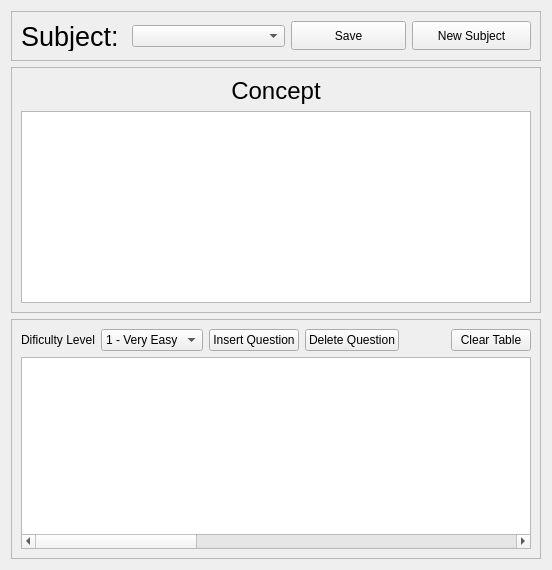
      <widget class="QWidget" name="tab_7">
       <attribute name="title">
        <string>Content</string>
       </attribute>
       <layout class="QGridLayout" name="gridLayout_12">
        <item row="0" column="0">
         <widget class="QFrame" name="frame_10">
          <property name="frameShape">
           <enum>QFrame::StyledPanel</enum>
          </property>
          <property name="frameShadow">
           <enum>QFrame::Raised</enum>
          </property>
          <layout class="QGridLayout" name="gridLayout_13">
           <item row="0" column="3">
            <widget class="QPushButton" name="newSubjButton_2">
             <property name="maximumSize">
              <size>
               <width>119</width>
               <height>29</height>
              </size>
             </property>
             <property name="text">
              <string>New Subject</string>
             </property>
            </widget>
           </item>
           <item row="0" column="1">
            <widget class="QComboBox" name="comboBox_6"/>
           </item>
           <item row="0" column="2">
            <widget class="QPushButton" name="saveSubjButton_2">
             <property name="maximumSize">
              <size>
               <width>115</width>
               <height>29</height>
              </size>
             </property>
             <property name="text">
              <string>Save</string>
             </property>
            </widget>
           </item>
           <item row="0" column="0">
            <widget class="QLabel" name="label_31">
             <property name="maximumSize">
              <size>
               <width>105</width>
               <height>30</height>
              </size>
             </property>
             <property name="font">
              <font>
               <family>Ubuntu</family>
               <pointsize>20</pointsize>
              </font>
             </property>
             <property name="text">
              <string>Subject:</string>
             </property>
             <property name="textFormat">
              <enum>Qt::AutoText</enum>
             </property>
            </widget>
           </item>
          </layout>
         </widget>
        </item>
        <item row="1" column="0">
         <widget class="QFrame" name="frame_9">
          <property name="frameShape">
           <enum>QFrame::StyledPanel</enum>
          </property>
          <property name="frameShadow">
           <enum>QFrame::Raised</enum>
          </property>
          <layout class="QGridLayout" name="gridLayout_11">
           <item row="0" column="1">
            <widget class="QLabel" name="label_32">
             <property name="font">
              <font>
               <family>Ubuntu</family>
               <pointsize>18</pointsize>
              </font>
             </property>
             <property name="text">
              <string>Concept</string>
             </property>
             <property name="alignment">
              <set>Qt::AlignCenter</set>
             </property>
            </widget>
           </item>
           <item row="1" column="0" colspan="3">
            <widget class="QTextEdit" name="textEdit_2"/>
           </item>
          </layout>
         </widget>
        </item>
        <item row="2" column="0">
         <widget class="QFrame" name="frame_8">
          <property name="frameShape">
           <enum>QFrame::StyledPanel</enum>
          </property>
          <property name="frameShadow">
           <enum>QFrame::Raised</enum>
          </property>
          <layout class="QGridLayout" name="gridLayout_7">
           <item row="0" column="4">
            <spacer name="horizontalSpacer_4">
             <property name="orientation">
              <enum>Qt::Horizontal</enum>
             </property>
             <property name="sizeHint" stdset="0">
              <size>
               <width>40</width>
               <height>20</height>
              </size>
             </property>
            </spacer>
           </item>
           <item row="0" column="0">
            <widget class="QLabel" name="label_30">
             <property name="text">
              <string>Dificulty Level</string>
             </property>
            </widget>
           </item>
           <item row="0" column="2">
            <widget class="QPushButton" name="insertQuestion_Button_2">
             <property name="text">
              <string>Insert Question</string>
             </property>
            </widget>
           </item>
           <item row="0" column="5">
            <widget class="QPushButton" name="clearQuestions_Button_2">
             <property name="text">
              <string>Clear Table</string>
             </property>
            </widget>
           </item>
           <item row="1" column="0" colspan="6">
            <widget class="QTableWidget" name="questions_tableWidget_2">
             <property name="gridStyle">
              <enum>Qt::SolidLine</enum>
             </property>
             <attribute name="horizontalHeaderVisible">
              <bool>false</bool>
             </attribute>
             <attribute name="horizontalHeaderCascadingSectionResizes">
              <bool>true</bool>
             </attribute>
             <attribute name="horizontalHeaderDefaultSectionSize">
              <number>300</number>
             </attribute>
             <attribute name="horizontalHeaderHighlightSections">
              <bool>true</bool>
             </attribute>
             <attribute name="horizontalHeaderMinimumSectionSize">
              <number>100</number>
             </attribute>
             <attribute name="horizontalHeaderShowSortIndicator" stdset="0">
              <bool>true</bool>
             </attribute>
             <attribute name="horizontalHeaderStretchLastSection">
              <bool>true</bool>
             </attribute>
             <attribute name="verticalHeaderVisible">
              <bool>false</bool>
             </attribute>
             <attribute name="verticalHeaderDefaultSectionSize">
              <number>100</number>
             </attribute>
             <attribute name="verticalHeaderMinimumSectionSize">
              <number>200</number>
             </attribute>
             <attribute name="verticalHeaderShowSortIndicator" stdset="0">
              <bool>true</bool>
             </attribute>
             <attribute name="verticalHeaderStretchLastSection">
              <bool>true</bool>
             </attribute>
             <column>
              <property name="text">
               <string>Dificulty</string>
              </property>
             </column>
             <column>
              <property name="text">
               <string>Questions</string>
              </property>
             </column>
             <column>
              <property name="text">
               <string>Answers</string>
              </property>
             </column>
            </widget>
           </item>
           <item row="0" column="1">
            <widget class="QComboBox" name="comboBox_5">
             <property name="currentIndex">
              <number>0</number>
             </property>
             <item>
              <property name="text">
               <string>1 - Very Easy</string>
              </property>
             </item>
             <item>
              <property name="text">
               <string>2 - Easy</string>
              </property>
             </item>
             <item>
              <property name="text">
               <string>3 - Medium</string>
              </property>
             </item>
             <item>
              <property name="text">
               <string>4 - Hard</string>
              </property>
             </item>
             <item>
              <property name="text">
               <string>5 - Very Hard</string>
              </property>
             </item>
            </widget>
           </item>
           <item row="0" column="3">
            <widget class="QPushButton" name="pushButton">
             <property name="text">
              <string>Delete Question</string>
             </property>
            </widget>
           </item>
          </layout>
         </widget>
        </item>
       </layout>
      </widget>
